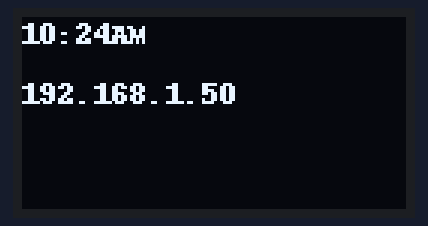
A program run on a simulated Raspberry Pi (BCM pin numbers). Shown: 128×64 one-colour display. The clock reads 2024-03-15 10:24:30 at power-on unless the program sets it; what the program prints to the terminal is not drawn.

Above: at 0.1 s.
At 91.0 s:
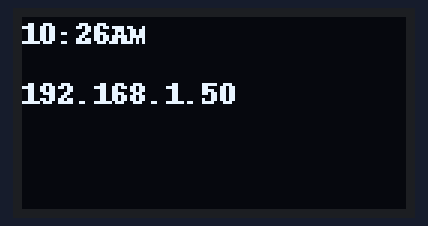

The program:

display_ip.py
```python
import time
import datetime
import signal
import sys

import board
import busio

from PIL import Image, ImageDraw, ImageFont

i2c = busio.I2C(board.SCL, board.SDA)
import adafruit_ssd1306
oled = adafruit_ssd1306.SSD1306_I2C(128, 64, i2c, addr=0x3c)


import socket
def get_ip():
    # From here: https://stackoverflow.com/a/28950776
    s = socket.socket(socket.AF_INET, socket.SOCK_DGRAM)
    s.settimeout(0)
    try:
        # doesn't even have to be reachable
        s.connect(('10.254.254.254', 1))
        IP = s.getsockname()[0]
    except Exception:
        IP = '127.0.0.1'
    finally:
        s.close()
    return IP


print(get_ip())

keep_updating = True

def interrupt_handler(signum, frame):
    global keep_updating
    print(f'Handling signal {signum} ({signal.Signals(signum).name}).')

    keep_updating = False

    oled.fill(0)
    #oled.show()

    # Create blank image for drawing.
    # Make sure to create image with mode '1' for 1-bit color.
    image = Image.new("1", (oled.width, oled.height))

    # Get drawing object to draw on image.
    draw = ImageDraw.Draw(image)

    # Draw the current time
    time_string = datetime.datetime.now().strftime("%I:%M%p")

    # Load default font.
    font = ImageFont.load_default()

    draw.text(
        (0,0),
        time_string,
        font=font,
        fill=255,
    )

    status_string = "Shutting Down...."

    draw.text(
        (0,20),
        status_string,
        font=font,
        fill=255,
    )

    oled.image(image)
    oled.show()


    # do whatever...
    #time.sleep(1)
    #sys.exit(0)


def display_loop():
    global keep_updating
    while keep_updating:
        # Clear display.
        oled.fill(0)
        #oled.show()

        # Create blank image for drawing.
        # Make sure to create image with mode '1' for 1-bit color.
        image = Image.new("1", (oled.width, oled.height))

        # Get drawing object to draw on image.
        draw = ImageDraw.Draw(image)

        # Draw the current time
        time_string = datetime.datetime.now().strftime("%I:%M%p")

        # Load default font.
        font = ImageFont.load_default()

        draw.text(
            (0,0),
            time_string,
            font=font,
            fill=255,
        )

        draw.text(
            (0,20),
            get_ip(),
            font=font,
            fill=255,
        )

        oled.image(image)
        oled.show()

        time.sleep(1)


if __name__ == '__main__':
    signal.signal(signal.SIGINT, interrupt_handler)
    signal.signal(signal.SIGTERM, interrupt_handler)

    display_loop()

    time.sleep(2)
```

Measured:
- what the display in image 0 shows lasts 30.6 s, from 0.1 s to 30.7 s
